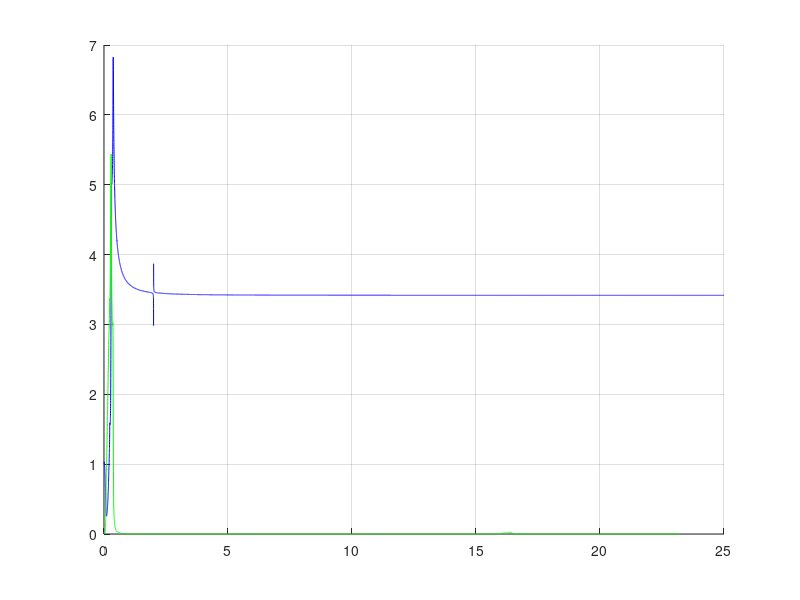

Reproduce this figure in MATLAB.
clear all
close all
clc


A=load('Si.csv');

wl=A(:,1);
n=A(:,2);
k=A(:,3);

figure
hold on;grid on;

plot(wl,n,'b')
plot(wl,k,'g')